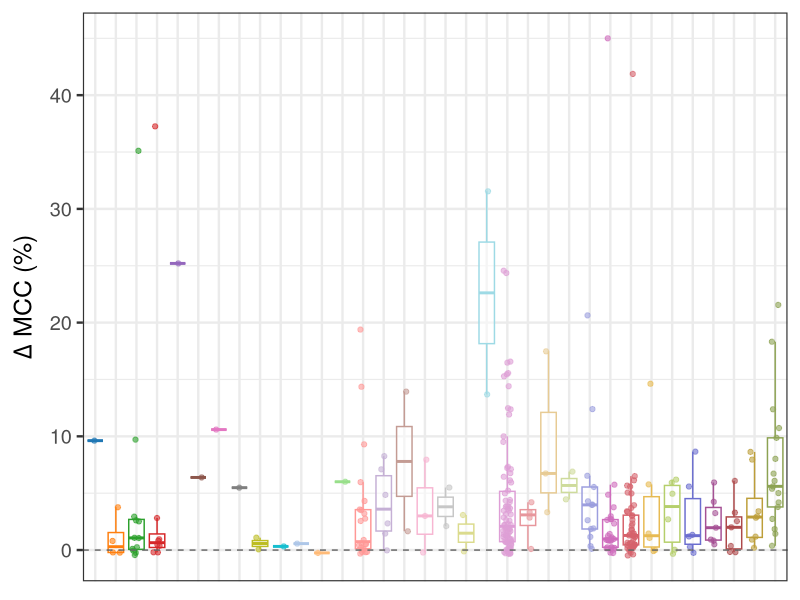
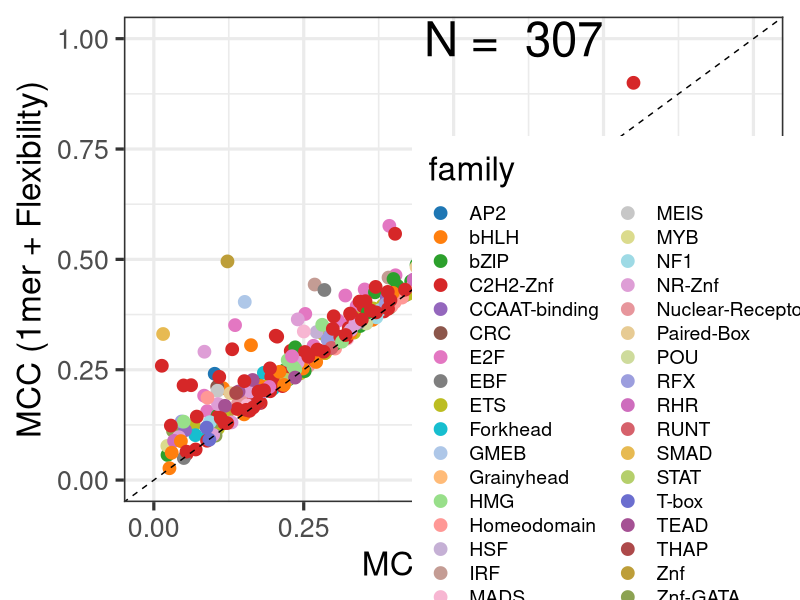
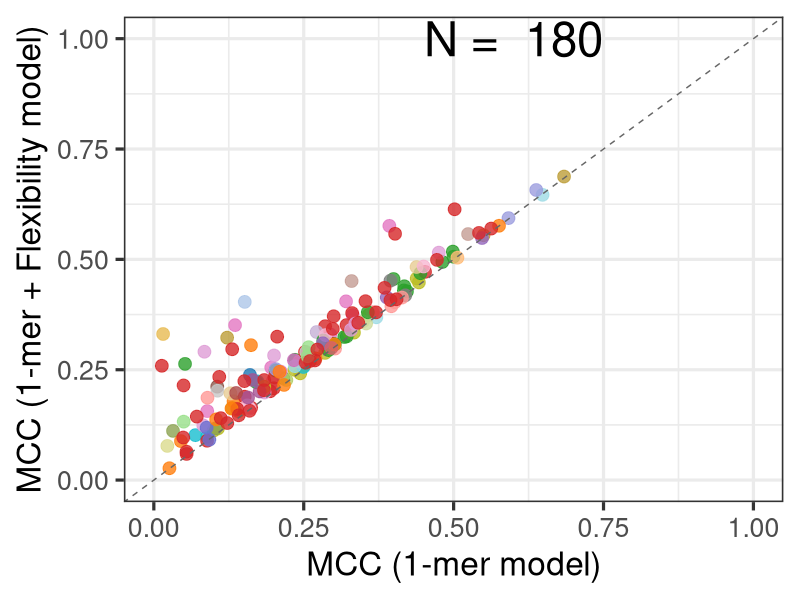
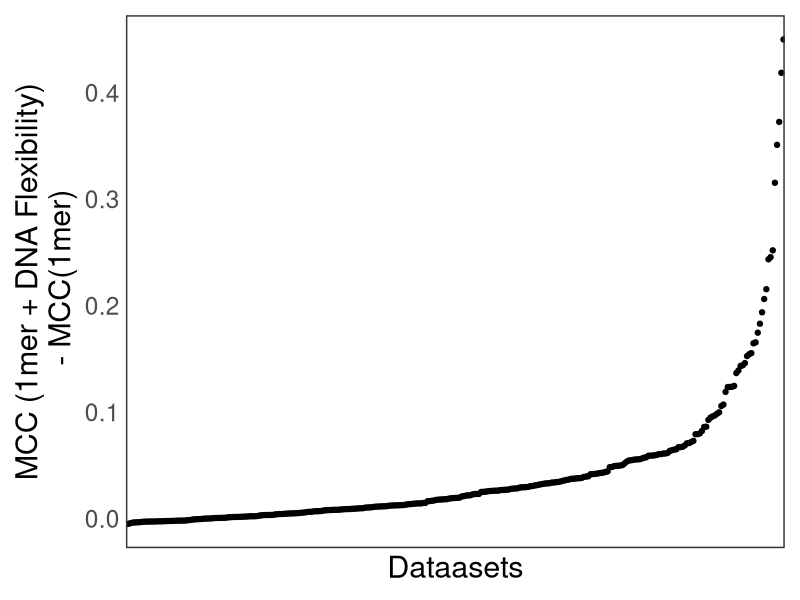

Write R code to recreate these figures, in order. (Note: this script raises an error after producing the figures.)
## ---- chunk 1
knitr::opts_chunk$set(echo = TRUE)
## ---- chunk 2


library(tidyverse)



encode_xgb_df <- read_tsv('../RESULTS/05_GENOMIC_CLASSIFICATION/Encode_nestedCV_XGB.tsv')
encode_fam <- read_tsv("../RESULTS/05_GENOMIC_CLASSIFICATION/ENCODE_TF_FAMILY_INFO.tsv")

## ---- chunk 3

fam_color <- c(ggsci::pal_d3(palette = c("category20"))(20), 
  ggsci::pal_d3(palette = c("category20b"))(20) %>% rev()
)
## ---- chunk 4
valid_thr_mcc = 0.005


encode_xgb_wide <- encode_xgb_df %>%
  
  select(- best_params)  %>% 
  mutate(features = ifelse(features == '1mer', "1mer", "1mer + Flexibility"))  %>% 
  
  
  # mean over 10 fold for each dataset
  group_by(tf, cell_line, features) %>% 
  summarise(mean_mcc = mean(mcc)) %>% 

  # 
  ungroup() %>%  
  pivot_wider(names_from = features, values_from = mean_mcc) 

  
  

  
encode_xgb_df_valid <- encode_xgb_wide %>% 
  
  mutate(difference =  `1mer` - `1mer + Flexibility`, 
         validity = ifelse(difference > valid_thr_mcc, "invalid", "valid"))  %>% 
  
  filter(validity == "valid")




total_points <- encode_xgb_df_valid %>% nrow()
## ---- chunk 5

encode_xgb_valid_plot_mcc <- encode_xgb_df_valid %>%
  
  left_join(encode_fam) %>% 
 
  
  ggplot(., aes(x = `1mer`, y = `1mer + Flexibility`, color = family)) +
  # Add label
  
  geom_point(size = 4) +
  theme_bw(base_size = 24) +
  scale_x_continuous(limits = c(0, 1)) +
  scale_y_continuous(limits = c(0, 1)) +
  geom_abline(linetype = "dashed") +
  annotate("text", 
           x = 0.6, y = 1, 
           label = paste("N = ", total_points),
           color = "black", size = 12) +
  
  scale_color_manual(values = fam_color) +
  theme(legend.position = c(0.75, 0.25), 
        legend.text = element_text(size = 14)) +
  xlab("MCC (1mer)") +
  ylab("MCC (1mer + Flexibility)")
## ---- chunk 6
encode_xgb_valid_plot_mcc %>% 
  ggsave(., filename = "../FIGURES/Figure5/Figure_5A.png", width = 12, height = 12)
## ---- chunk 7
# encode_xgb_df_valid %>% pull(tf) %>% unique() %>% length()
## ---- chunk 8
# Define validation thresholds at the top for clarity
valid_thr_mcc <- 0.005

# --- Step 1: Identify and Filter Per-Cell-Line Data ---

# First, create the wide data frame with one row per TF-cell line pair
encode_xgb_wide_per_cell <- encode_xgb_df %>%
  select(-best_params) %>%
  mutate(features = ifelse(features == '1mer', "1mer", "1mer + Flexibility")) %>%
  group_by(tf, cell_line, features) %>%
  summarise(mean_mcc = mean(mcc, na.rm = TRUE), .groups = 'drop') %>%
  pivot_wider(names_from = features, values_from = mean_mcc)

# Now, filter these individual TF-cell line pairs based on the validity check.
# This data frame will contain ALL valid experiments.
valid_experiments <- encode_xgb_wide_per_cell %>%
  mutate(
    difference = `1mer` - `1mer + Flexibility`,
    validity = ifelse(difference > valid_thr_mcc, "invalid", "valid")
  ) %>%
  filter(validity == "valid" & !is.na(validity))

# --- Step 2: Aggregate the Filtered Data for Plotting ---

# Now that we have only the valid experiments, we can average them for each TF.
# This gives us a single point per TF for the plot.
data_for_plot <- valid_experiments %>%
  # Group by TF only
  group_by(tf) %>%
  # Calculate the mean of the remaining, valid experiments for each TF
  summarise(
    `1mer` = mean(`1mer`, na.rm = TRUE),
    `1mer + Flexibility` = mean(`1mer + Flexibility`, na.rm = TRUE),
    .groups = "drop"
  )

# --- Step 3: Generate the Plot ---
# The total number of points will now be the number of unique TFs with at least one valid run.
total_points <- nrow(data_for_plot)

# The rest of the plotting code remains the same, just with the new input data
encode_xgb_plot_per_tf <- data_for_plot %>%
  
  # The join key is "tf"
  left_join(encode_fam, by = "tf") %>% 
  
  ggplot(aes(x = `1mer`, y = `1mer + Flexibility`, color = family)) +
  geom_point(size = 4, alpha = 0.8) +
  geom_abline(linetype = "dashed", color = "grey40") +
  
  # The annotation will now correctly show N = 180

  annotate("text", 
           x = 0.6, y = 1, 
           label = paste("N = ", total_points),
           color = "black", size = 12) +
  scale_x_continuous(limits = c(0, 1)) +
  scale_y_continuous(limits = c(0, 1)) +
  
  # Make sure `fam_color` is loaded and formatted correctly
  scale_color_manual(values = fam_color, name = "TF Family") + 
  
  theme_bw(base_size = 24) +
  theme(
    legend.position = "none",
    legend.text = element_text(size = 14),
    legend.title = element_text(size = 16)
  ) +
  labs(
    x = "MCC (1-mer model)",
    y = "MCC (1-mer + Flexibility model)"
  )
## ---- chunk 9
# To display the plot
encode_xgb_plot_per_tf %>% 
  ggsave(., filename = "../FIGURES/Figure5/Figure_5B.png")
## ---- chunk 10

(encode_xgb_df_valid %>% 
  left_join(encode_fam) %>%

 
  mutate(delta = (`1mer + Flexibility` - `1mer`),
         dataset = paste(tf, "__", cell_line)) %>% 
  ggplot(., aes(x = reorder(dataset, delta), y = delta)) +
  geom_point() +
  theme_bw(base_size = 22, base_line_size = 0) +
  theme(axis.text.x = element_blank(),
        axis.ticks.length = unit(0, "cm"))  +
  xlab("Dataasets") +
  ylab("MCC (1mer + DNA Flexibility)\n - MCC(1mer)")
) %>% 
  
  ggsave(., filename = "../FIGURES/Figure5/Figure_5C.png")
## ---- chunk 11
# --- 1. SETUP: Load Required Libraries ---
# Make sure you have these packages installed
library(dplyr)
library(tidyr)
library(readr)
library(purrr) # Used for map_dfr for a clean workflow

# --- 2. DATA PREPARATION ---

# Set the validity threshold for model performance
valid_thr_mcc <- 0.005

# Load your data (uncomment these lines and point to your files)
# encode_xgb_df <- read_tsv("Encode_nestedCV_XGB.tsv")
# encode_fam <- read_tsv("ENCODE_TF_FAMILY_INFO.tsv")

# Preprocess, reshape, and filter for valid experiments
encode_xgb_wide <- encode_xgb_df %>%
  mutate(features = ifelse(features == "1mer", "1mer", "1mer + Flexibility")) %>%
  group_by(tf, cell_line, features) %>%
  # Use median for robustness to outliers in MCC scores across folds
  summarise(median_mcc = median(mcc), .groups = "drop") %>%
  pivot_wider(names_from = features, values_from = median_mcc) %>%
  # Sanity check: remove experiments where adding features caused a large drop in performance
  mutate(difference = `1mer` - `1mer + Flexibility`,
         validity = ifelse(difference > valid_thr_mcc, "invalid", "valid")) %>%
  filter(validity == "valid")

# Merge with family info and create the response variables for testing
df_valid_fam <- encode_xgb_wide %>%
  left_join(encode_fam, by = "tf") %>%
  # Crucial step: remove TFs that did not have a family assignment
  filter(!is.na(family)) %>%
  # Calculate the change in MCC and a binary 'improved' variable
  mutate(delta_mcc = `1mer + Flexibility` - `1mer`,
         improved = delta_mcc > 0)

# --- 3. STATISTICAL ANALYSIS ---

# == Analysis 1: Odds Ratio for Enrichment of Improvement ==

# Define a function to compute the corrected odds ratio and Fisher's test p-value
compute_odds_ratio <- function(df, family_name) {
  # Create a 2x2 contingency table: [family vs. others] x [improved vs. not]
  in_fam <- df %>% filter(family == family_name)
  out_fam <- df %>% filter(family != family_name)
  
  a <- sum(in_fam$improved)       # In family, improved
  b <- nrow(in_fam) - a           # In family, not improved
  c <- sum(out_fam$improved)      # Others, improved
  d <- nrow(out_fam) - c          # Others, not improved
  
  # Calculate odds ratio with Haldane-Anscombe correction for stability
  odds_ratio <- ((a + 0.5)/(b + 0.5)) / ((c + 0.5)/(d + 0.5))
  
  # Perform Fisher's Exact Test to get a p-value for the enrichment
  test <- fisher.test(matrix(c(a, b, c, d), nrow = 2))
  
  tibble(
    family = family_name,
    odds_ratio_corrected = odds_ratio,
    p_value_fisher = test$p.value
  )
}

# Apply the function to every family and correct for multiple testing
odds_ratio_results <- df_valid_fam %>%
  distinct(family) %>%
  pull(family) %>%
  map_dfr(~compute_odds_ratio(df_valid_fam, .x)) %>%
  # Add the False Discovery Rate (FDR) column
  mutate(fdr_fisher = p.adjust(p_value_fisher, method = "BH"))


# == Analysis 2: Mann-Whitney U-Test for Magnitude of Change ==
# Perform a one-sample Wilcoxon test for each family against mu=0
mann_whitney_results <- df_valid_fam %>%
  group_by(family) %>% 
  summarise(
    # The test checks if the median delta_mcc is significantly different from zero
    p_value_mann_whitney = tryCatch({
      wilcox.test(delta_mcc, alternative = "two.sided")$p.value
    }, error = function(e) NA_real_), # Gracefully handle errors for small groups
    .groups = "drop"
  ) %>%
  # Add the False Discovery Rate (FDR) column for these tests as well
  mutate(fdr_mann_whitney = p.adjust(p_value_mann_whitney, method = "BH"))


# --- 4. COMBINE RESULTS AND FINALIZE ---

# Join the results from both analyses into a single data frame
final_results <- odds_ratio_results %>% 
  left_join(mann_whitney_results, by = "family") %>%
  # Arrange the final table by the most interesting metrics for easy interpretation
  arrange(fdr_fisher, fdr_mann_whitney)

# View the final, comprehensive results table
print(final_results)

# You can now use this `final_results` data frame for plotting or export
# write_tsv(final_results, "family_enrichment_and_magnitude_results.tsv")
## ---- chunk 12

ordered_family_by_or <- final_results %>% 
  arrange(odds_ratio_corrected) %>% 
  pull(family)



enrichment_dotplot <-final_results %>%
   mutate(
    # **THE FIX for ordering**: Convert 'family' to a factor with the desired levels
    family = factor(family, levels = ordered_family_by_or)
  ) %>%
  ggplot(., aes(x = family, 
                y = odds_ratio_corrected, 
                size = -log10(p_value_mann_whitney), 
                color = p_value_fisher)) +
  geom_point(alpha = 0.8) + # Using alpha makes overlapping points clearer
  
  # --- Color Scale (Unchanged) ---
  scale_color_gradient2(
    name = "Fisher Test p-value",
    low = "firebrick",
    mid  = "white",
    high = "steelblue",
    midpoint = 0.5,
    limits = c(0, 1)
  ) +
  
  # --- Size Scale (INCREASED RANGE) ---
  scale_size_continuous(
    name = "Significance of ΔMCC\n(-log10 adj. p-value)", # Corrected label to P-value from FDR
    range = c(3, 10) # Increase the min (4) and max (15) size of the dots
  ) +
  
  # --- Theme and Labs ---
  theme_bw(base_size = 22) +
  labs(
    x = "TF Family",
    y = "Odds Ratio"
  ) +
  
  # --- LEGEND AND AXIS MODIFICATIONS ---
  theme(
    # Keep the x-axis text rotated
    axis.text.x = element_text(angle = 45, hjust = 1),
    
    # --- Legend Placement and Styling ---
    # 1. Move legend inside the plot area to the top-left
    legend.position = c(0.05, 0.95), 
    legend.justification = c("left", "top"),
    legend.box = "horizontal",
  
  ) + 
  guides(
    color = guide_colorbar(
      title.position = "top", 
      title.hjust = 0.5, 
      direction = "horizontal",
       label.theme = element_text(angle = 45, vjust = 1, hjust = 1)
    ),
    
    
    size = guide_legend(
      title.position = "top",
      title.hjust = 0.5,
      nrow = 2
    )
  )



## ---- chunk 13


# --- CREATE THE TOP BOXPLOT PANEL (p1) ---
family_wise_bxplt <- encode_xgb_df_valid %>% 
  left_join(encode_fam, by = "tf") %>% 
  
  # We need to filter out families with no data before applying the factor
  filter(!is.na(family)) %>%
  
  mutate(
    delta_mcc = (`1mer + Flexibility` - `1mer`) * 100,
    
    # **THE FIX for ordering**: Convert 'family' to a factor with the desired levels
    family = factor(family, levels = ordered_family_by_or)
  ) %>%
  


  ggplot(., aes(x = family, y = delta_mcc)) +
  geom_boxplot(aes(color = family), outlier.shape = NA, alpha = 0.5) + # Made outliers invisible
  geom_jitter(width = 0.2, alpha = 0.6, aes(color = family)) +
  geom_hline(yintercept = 0, linetype = "dashed", color = "grey40") +
  
  theme_bw(base_size = 18) +
  

  theme(
    legend.position = "none",
    axis.title.x = element_blank(),
    axis.text.x = element_blank(),
    axis.ticks.x = element_blank()
    # axis.text.x = element_text(angle = 45, hjust = 1)
  ) +
  
  scale_color_manual(values = fam_color) + # Assumes `fam_color` map exists
  labs(x = NULL, y = expression(paste(Delta, " MCC (%)"))) # Added (%) to y-axis

# You can print this plot to check it
print(family_wise_bxplt)


## ---- chunk 14
(family_wise_bxplt / enrichment_dotplot) 
  ggsave(., filename = "../FIGURES/Figure5/Figure_5D.png", dpi = 400, width = 15, height = 10)
## ---- chunk 15
valid_thr_auc = 0.005


encode_xgb_wide_auc <- encode_xgb_df %>%
  
  select(- best_params)  %>% 
  mutate(features = ifelse(features == '1mer', "1mer", "1mer + Flexibility"))  %>% 
  
  
  # mean over 10 fold for each dataset
  group_by(tf, cell_line, features) %>% 
  summarise(mean_auc = mean(auc_roc)) %>% 

  # 
  ungroup() %>%  
  pivot_wider(names_from = features, values_from = mean_auc) 

  
  

  
encode_xgb_df_valid_auc <- encode_xgb_wide_auc %>% 
  
  mutate(difference =  `1mer` - `1mer + Flexibility`, 
         validity = ifelse(difference > valid_thr_auc, "invalid", "valid"))  %>% 
  
  filter(validity == "valid")




total_points_auc <- encode_xgb_df_valid_auc %>% 
  filter(`1mer` > 0.5, `1mer + Flexibility` > 0.5) %>% 
  nrow()
    




encode_xgb_valid_plot_auc <- encode_xgb_df_valid_auc %>%
  
  left_join(encode_fam) %>% 
 
  
  ggplot(., aes(x = `1mer`, y = `1mer + Flexibility`, color = family)) +
  # Add label
  
  geom_point(size = 4) +
  theme_bw(base_size = 24) +
  scale_x_continuous(limits = c(0.5, 1)) +
  scale_y_continuous(limits = c(0.5, 1)) +
  geom_abline(linetype = "dashed") +
  annotate("text", 
           x = 0.6, y = 1, 
           label = paste("N = ", total_points_auc),
           color = "black", size = 12) +
  
  scale_color_manual(values = fam_color) +
  theme(legend.position = c(0.75, 0.25), 
        legend.text = element_text(size = 14)) +
  xlab("AUC (1mer)") +
  ylab("AUC (1mer + Flexibility)")
## ---- chunk 16
encode_xgb_valid_plot_auc %>% 
  ggsave(., filename = "../FIGURES/Figure5/Supple_Figure_5A.png",  width = 12, height = 12)
## ---- chunk 17
# Convert to a wide matrix
heat_matrix <- df_heat %>%
  pivot_wider(names_from = col, values_from = delta_mcc, id_cols = row) %>%
  # ComplexHeatmap works best with row names
  tibble::column_to_rownames("row") %>%
  as.matrix()



# Step 1: Get the order for the columns (Cell Lines)
# Same logic as your script: count peaks per cell line
peak_info <- df_heat %>%
  group_by(row) %>%
  slice_max(order_by = delta_mcc, n = 2, with_ties = FALSE) %>% # Only need the top peak
  ungroup()

col_order <- peak_info %>%
  dplyr::count(col, sort = TRUE, name = "n_peaks") %>%
  pull(col)

# Step 2: Get the order for the rows (TFs)

row_order <- peak_info %>%
  mutate(col = factor(col, levels = col_order)) %>% # Use the column order we just made
  arrange(col) %>% # Sort by the ordered cell line factor
  pull(row)

heat_matrix <- heat_matrix[row_order, col_order]


library(ComplexHeatmap)
library(circlize) # For the colorRamp2 function

# Define the color scale, similar to your ggplot scale
limit_val <- max(abs(heat_matrix), na.rm = TRUE)
col_fun <- colorRamp2(c(-limit_val, 0, limit_val), c("dodgerblue4", "white", "firebrick2"))

# Generate the heatmap
ht <- Heatmap(
  heat_matrix,
  name = "Δ MCC", # Legend title

  # --- Aesthetics ---
  col = col_fun,
  na_col = "white",
  # rect_gp = gpar(col = "black", lwd = 0.2), # Add tile borders

  # --- Ordering and Clustering ---
  cluster_rows = FALSE, # We are supplying our own order
  cluster_columns = FALSE, # We are supplying our own order
  row_order = row_order,
  column_order = col_order,

  # --- Labels and Text ---
  row_names_gp = gpar(fontsize = 7),
  column_names_gp = gpar(fontsize = 10),
  column_title = "Cell Line",
  row_title = "Transcription Factor",

  # --- Other Options ---
  show_row_dend = FALSE, # Don't show dendrograms
  show_column_dend = FALSE
)

# To display the heatmap in RStudio
draw(ht)

# To save the heatmap to a file
png("../FIGURES/Figure5/Supple_Figure_5B.png", 
    width = 10,
    height = 20,
    units = "in",
    res = 600)

draw(ht)
dev.off()
## ---- chunk 18
